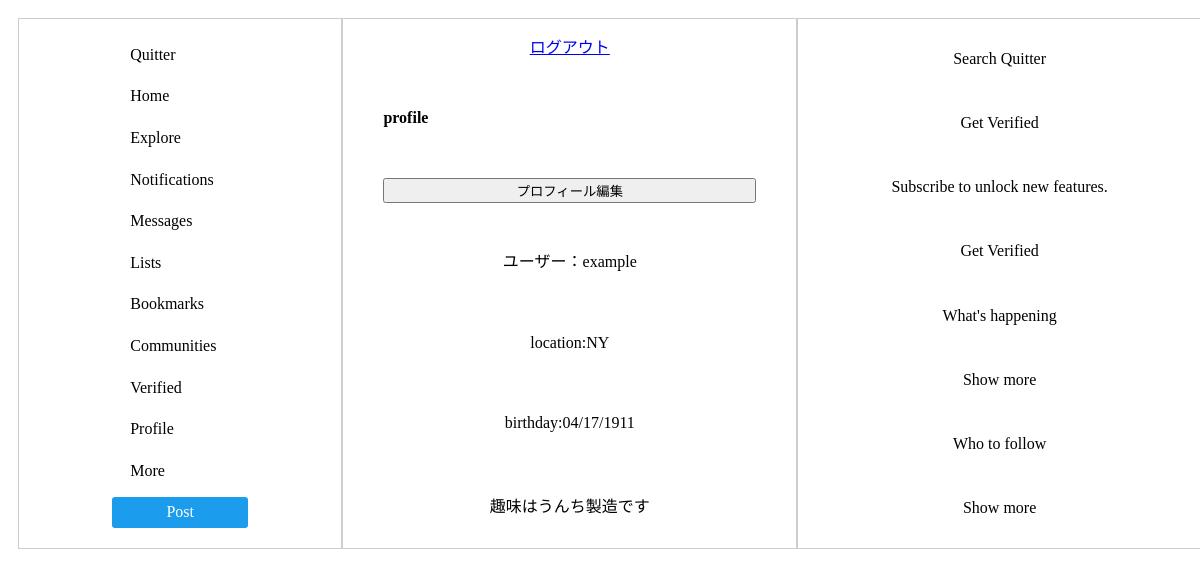
The page /profile/ (signed in) on the database as committed earlier.
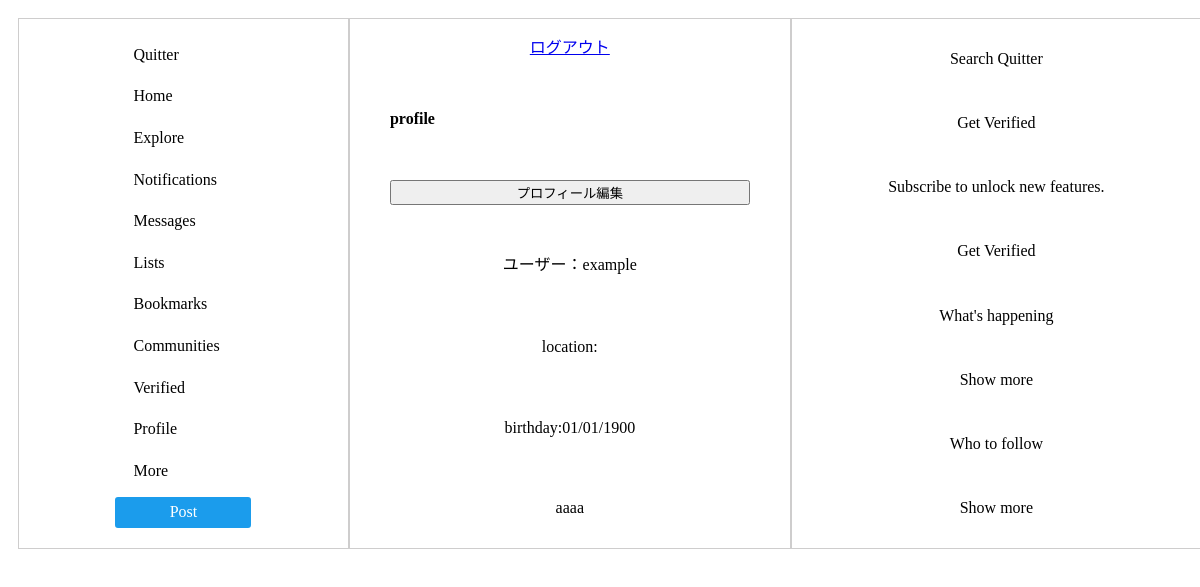
The same page on the database as committed later.
### accounts/models.py (models this page shows)
class Profile(models.Model):
    user=models.OneToOneField(User, on_delete=models.CASCADE,null=True)
    introduction_text=models.TextField(null=True)
    birthday=models.TextField(null=True)
    location=models.TextField(null=True)

### accounts/views.py (the view, shortened to what this page needs)
# urls.py: path('profile/',profile,name='profile'),
def profile(request):
    username = request.user.username
    form = ProfileForm(request.POST, instance=request.user.profile)
    user_profile = Profile.objects.get(user=request.user)
    return render(request,'profile.html',{'username':username,'form': form,'user_profile':user_profile})

### templates/profile.html (shortened to what this page needs)
{% load static %}
<head>
    <link rel="stylesheet" href="{% static './css/homepage.css' %}">
    <link rel="stylesheet" href="{% static './css/profile.css' %}"
</head>
<body class="lan">
    <div id="flexbox">
        <div class="box-item1">
            <a href="#" class="btn-flat-border left-aligned">Quitter</a>
            <a href="{% url 'home' %}" class="btn-flat-border">Home</a>
            <a href="#" class="btn-flat-border">Explore</a>
            <a href="#" class="btn-flat-border">Notifications</a>
            <a href="#" class="btn-flat-border">Messages</a>
            <a href="#" class="btn-flat-border">Lists</a>
            <a href="#" class="btn-flat-border">Bookmarks</a>
            <a href="#" class="btn-flat-border">Communities</a>
            <a href="#" class="btn-flat-border">Verified</a>
            <p class="btn-flat-border">Profile</p>
            <a href="#" class="btn-flat-border">More</a>
            <a href="#" class="btn-flat-border1">Post</a>
        </div>
        <div class="box-item2">
            <a href="{% url 'user_logout' %}">ログアウト</a>
            <h4>profile</h4>
            <button id="open">プロフィール編集</button>
            <p>ユーザー：{{ username }}</p>
            <p>location:{{ user_profile.location }}</p><p>birthday:{{ user_profile.birthday }}</p>
            <p>{{ user_profile.introduction_text }}</p>
        </div>
        <div class="box-item3">
        <p>Search Quitter</p>
        <p>Get Verified</p>
        <p>Subscribe to unlock new features.</p>
        <p>Get Verified</p>
        <p>What's happening</p>
        <p>Show more</p>
        <p>Who to follow</p>
        <p>Show more</p>
        </div>
    </div>
</body>

Rows that differ between the two databases and show on the page:
changed Profile: birthday "04/17/1911" → "01/01/1900"; introduction_text "趣味はうんち製造です" → "aaaa"; location "NY" → (not shown)
